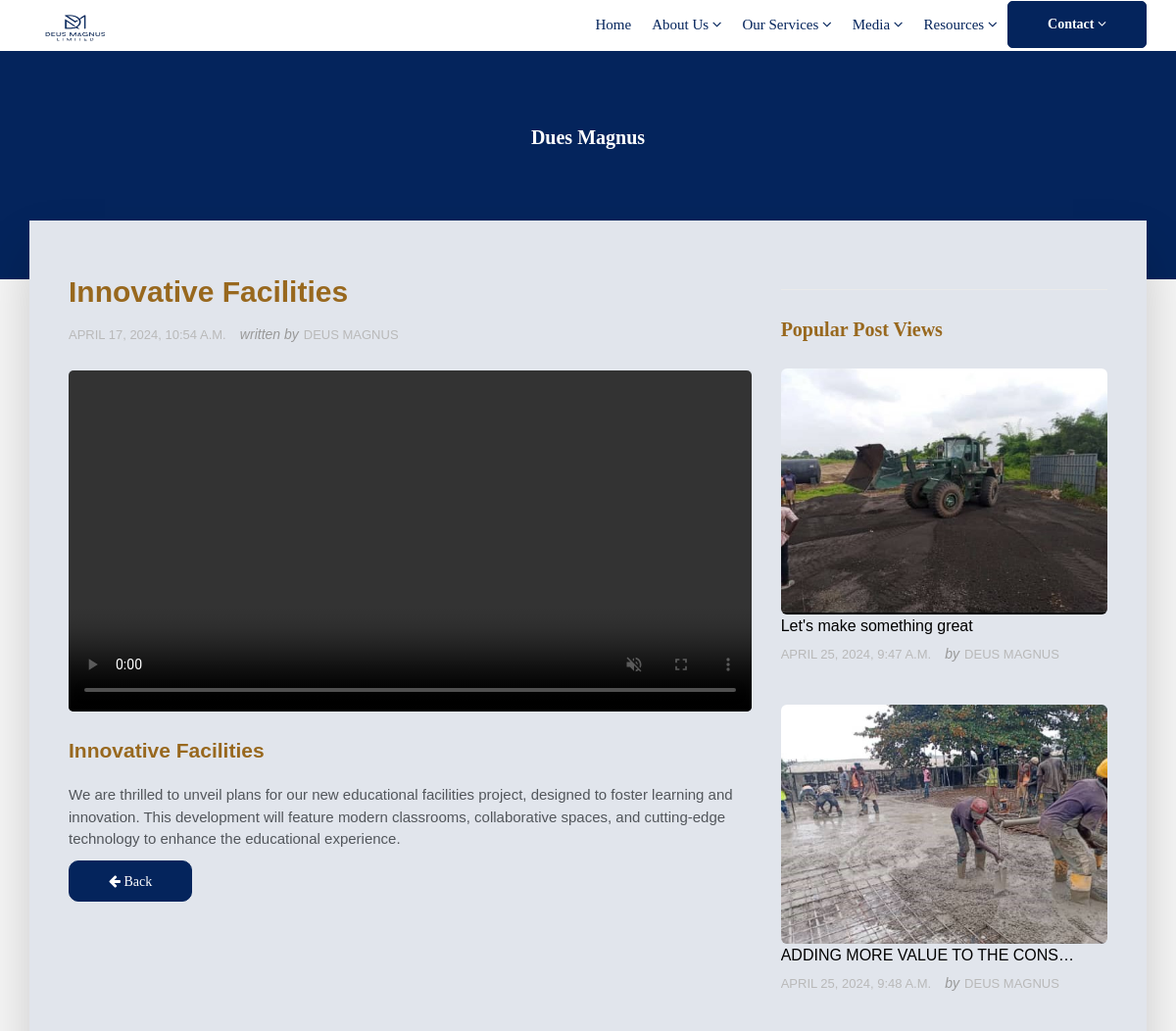
/article/2/ (upper part), run on an earlier commit of the app's database.
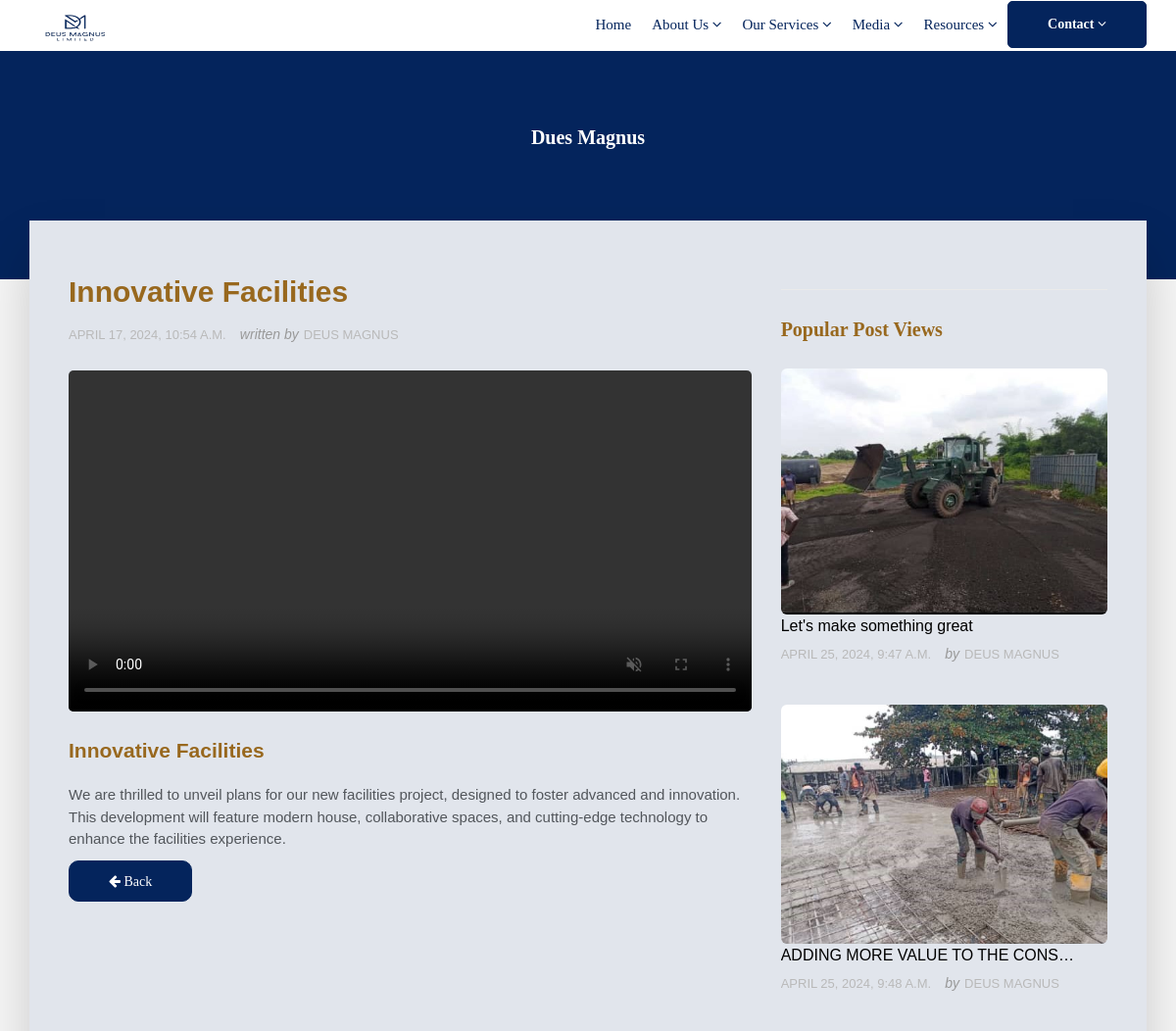
And on a later commit of the database.
### deus_magnus/models.py (models this page shows, shortened)
class DeusMagnusMainPost(models.Model):
    deus_magnus_title = models.CharField(max_length=255, blank=True, null=True)
    deus_magnus_description = models.TextField()
    deus_magnus_slug = models.SlugField (max_length=255,blank=True, null=True)
    deus_manus_video = models.FileField(upload_to='videos/')
    deus_magnus_publish_date = models.DateTimeField (auto_now_add= True)
    deus_magnus_author = models.ForeignKey(User, on_delete=models.CASCADE)
    class Meta:
        ordering =['-deus_magnus_publish_date']

### deus_magnus/views.py (the view, shortened to what this page needs)
# urls.py: path('article/<int:pk>/', ArticleDetailView.as_view(), name="detail"),
class ArticleDetailView(DetailView):
    model = DeusMagnusMainPost
    template_name = 'deus_magnus/article_detail.html'
    def get_context_data(self, **kwargs):
        context = super().get_context_data(**kwargs)
        context['sub_v_imgs'] = VideoSubImage.objects.all()
        return context

### templates/deus_magnus/article_detail.html (shortened to what this page needs)
{% extends "base.html" %}
{% load static %}
{% block content%}
<section class="section db p120">
    <div class="container">
        <div class="row">
            <div class="col-md-12"><br><br>
                <div class="tagline-message page-title text-center">
                    <h3>Dues Magnus</h3>
                </div>
            </div>
        </div>
    </div>
</section>
<section class="section gb nopadtop">
    <div class="container">
        <div class="boxed">
            <div class="row">
                <div class="col-md-8">
                    <div class="content blog-list">
                        <div class="blog-wrapper clearfix">
                            <div class="blog-meta">
                                <h3 style="color: #98681e;">{{ object.deus_magnus_title }}</h3>
                                <ul class="list-inline">
                                    <li>{{ object.deus_magnus_publish_date }}</li>
                                    <li><span>written by</span>Deus Magnus</li>
                                </ul>
                            </div>
                            <div class="blog-media">
                                <video autoplay muted playsinline loop width="100%"style="border-radius: 5px;" controls >
                                    <source src="{{ object.deus_manus_video.url }}" type="video/mp4">
                                </video>
                            </div>
                            <div class="blog-desc-big">
                                <p style="color: #98681e;"class="lead">{{ object.deus_magnus_title }}</p>
                                <p>{{ object.deus_magnus_description }}</p>
                            </div>
                        </div>
                        <div class="btn-wrapper">
                            <a href=""onclick="history.back(); return false;" class="btn btn-primary"style="border-radius: 10px;"><i class="fa fa-arrow-left"> Back </i></a>
                        </div>
                    </div>
                </div>
                <div class="sidebar col-md-4">
                    <div class="widget clearfix">
                    </div>
                    <div class="widget clearfix">
                        <h3 style="color: #98681e;" class="widget-title">Popular Post Views</h3>
                            <div class="post-widget">
                                {% for sub_v_img in sub_v_imgs %}
                                <div class="media">
                                    <a href="{% url 'sub_video_img_detail' pk=sub_v_img.pk %}">
                                    <img src="{{ sub_v_img.video_sub_image.url }}"height="20px" alt="" class="img-responsive alignleft img-rounded">
                                    </a>
                                    <div class="media-body">
                                        <h5 class="mt-0"><a href="{% url 'sub_video_img_detail' pk=sub_v_img.pk %}">{{ sub_v_img.video_sub_title|truncatechars:30 }}</a></h5>
                                        <div class="blog-meta">
                                            <ul class="list-inline">
                                                <li>{{ sub_v_img.video_sub_publish_date }}</li>
                                                <li><span>by</span>Deus Magnus</li>
                                            </ul>
                                        </div>
                                    </div>
                                </div>
                                {% endfor %}
                            </div>
                    </div>
                </div>
            </div>
        </div>
    </div>
</section>
{% endblock %}

What changed in the data, as far as the page shows it:
changed DeusMagnusMainPost "Innovative Facilities": deus_magnus_description "…plans for our new educational facilities project, designed to foster learning and innovation. This development will feature modern classrooms, collaborative spaces, and cutting-edge technology to enhance the educational experience." → "…plans for our new facilities project, designed to foster advanced and innovation. This development will feature modern house, collaborative spaces, and cutting-edge technology to enhance the facilities experience."
